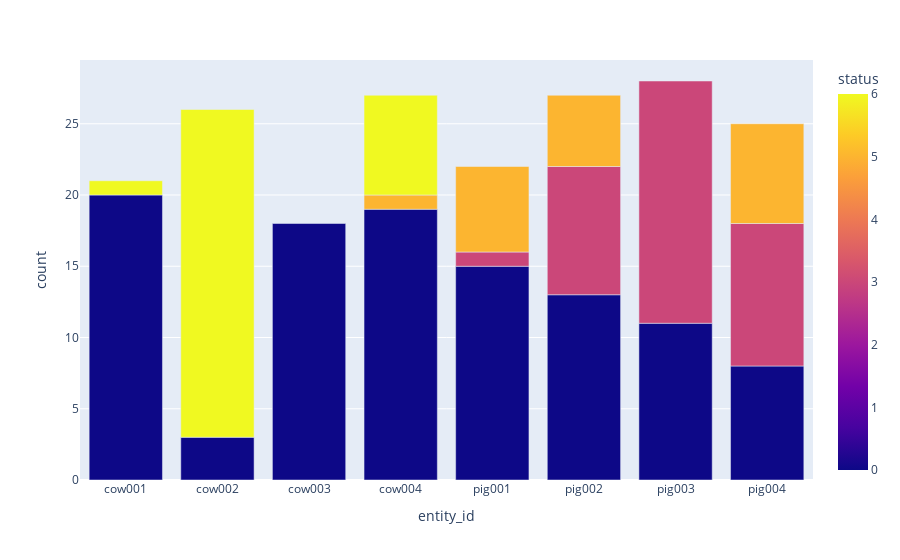

The notebook cell saved with this chart:
### Markdown cell above
Porcentaje de status de cada animal de la granja con un barplot

### Code cell
# Status por animal de las granjas barchart
count = animals[["entity_id", "status"]].groupby(["entity_id", "status"]).size().reset_index(name = "count")
fig_bar = px.bar(count, x="entity_id", y = "count", color="status")
fig_bar.show()

### Figure 1 — Plotly figure (JSON) as saved in the notebook; plotly's stock layout.template omitted (floating-point values rounded to 4 significant figures)
{"data": [{"alignmentgroup": "True", "hovertemplate": "entity_id=%{x}<br>count=%{y}<br>status=%{marker.color}<extra></extra>", "legendgroup": "", "marker": {"color": [0, 6, 0, 6, 0, 0, 5, 6, 0, 3, 5, 0, 3, 5, 0, 3, 0, 3, 5], "coloraxis": "coloraxis", "pattern": {"shape": ""}}, "name": "", "offsetgroup": "", "orientation": "v", "showlegend": false, "textposition": "auto", "type": "bar", "x": ["cow001", "cow001", "cow002", "cow002", "cow003", "cow004", "cow004", "cow004", "pig001", "pig001", "pig001", "pig002", "pig002", "pig002", "pig003", "pig003", "pig004", "pig004", "pig004"], "xaxis": "x", "y": [20, 1, 3, 23, 18, 19, 1, 7, 15, 1, 6, 13, 9, 5, 11, 17, 8, 10, 7], "yaxis": "y"}], "layout": {"barmode": "relative", "coloraxis": {"colorbar": {"title": {"text": "status"}}, "colorscale": [[0, "#0d0887"], [0.1111, "#46039f"], [0.2222, "#7201a8"], [0.3333, "#9c179e"], [0.4444, "#bd3786"], [0.5556, "#d8576b"], [0.6667, "#ed7953"], [0.7778, "#fb9f3a"], [0.8889, "#fdca26"], [1, "#f0f921"]]}, "legend": {"tracegroupgap": 0}, "margin": {"t": 60}, "xaxis": {"anchor": "y", "domain": [0, 1], "title": {"text": "entity_id"}}, "yaxis": {"anchor": "x", "domain": [0, 1], "title": {"text": "count"}}}}
